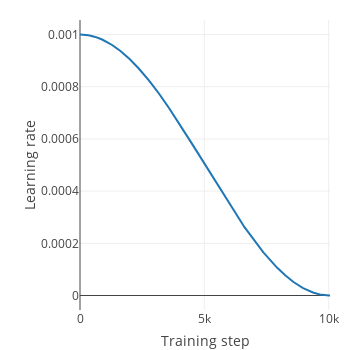

Notebook code for this chart:
### Code cell
n_valid = n_all // 5 // 8 * 8
n_train = n_all - n_valid

total_steps = n_train // BATCH_SIZE * EPOCHS
lr_func = fw.train.cosine_lr(init_lr=LEARNING_RATE, total_steps=total_steps)
fw.plt.plot_lr_func(lr_func, total_steps)

### Figure 1 — Plotly figure (JSON) as saved in the notebook; plotly's stock layout.template omitted (floating-point values rounded to 4 significant figures; data arrays with more than 128 entries replaced by an {"elided": "..."} marker saying what was removed)
{"data": [{"y": {"elided": "10056 float values"}, "type": "scatter", "uid": "29807b2d-306e-4a93-8881-6cbde325bc47"}], "layout": {"autosize": false, "yaxis": {"title": {"text": "Learning rate"}}, "height": 350, "width": 350, "xaxis": {"title": {"text": "Training step"}}, "margin": {"r": 20, "b": 40, "l": 80, "t": 20}}}
